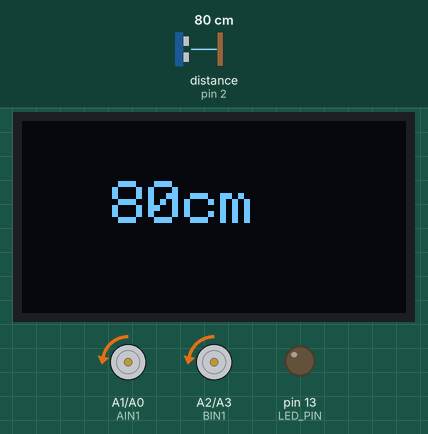
Bench run of a sketch on a simulated Arduino Uno, built with avr-gcc and run on an emulated ATmega328P. Parts: 128×64 one-colour display, motor-driver pin pairs drawn as motors (green arrow = first pin HIGH = forward, orange = second pin HIGH = backward, longer = more drive, scaled by the enable pin), output pins drawn as LEDs (lit = HIGH). Wiring (inferred from the names in the program): ultrasonic range finder: trigger pin 3; echo pin 2. Inputs (shaded band) come from the test bench; at power-on: distance to the obstacle (sensor on pin 2) 80 cm. The echo pulse lasts 58.3 µs per cm; pins used as bus, display or sensor lines are not drawn; what the sketch prints to the serial monitor is not drawn.

Above: at 1.2 s.
1.3 s: distance to the obstacle (sensor on pin 2) set to 4 cm
At 1.7 s:
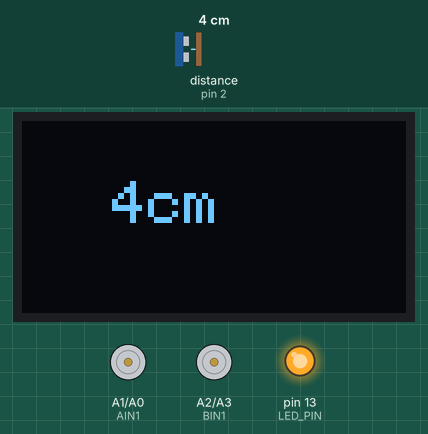
2.9 s: distance to the obstacle (sensor on pin 2) set to 2 cm
At 3.7 s:
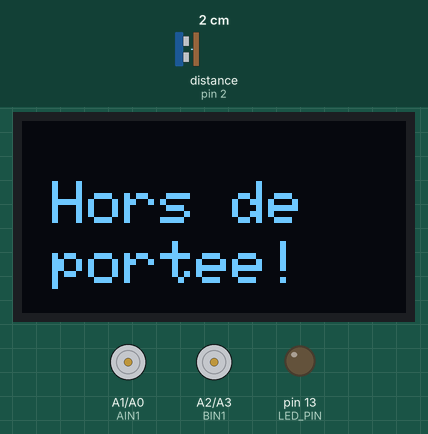
4.5 s: distance to the obstacle (sensor on pin 2) set to 120 cm
At 5.1 s:
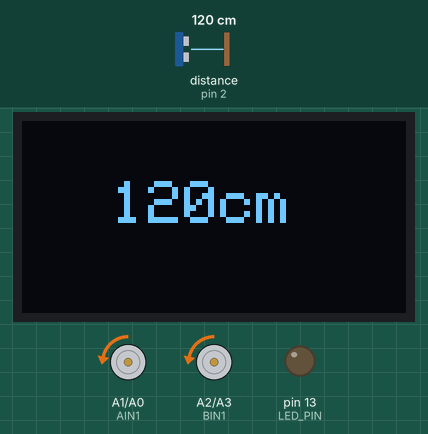
Timing chart, 0 to 7.5 s (numbered marks = the images above; inputs shaded):
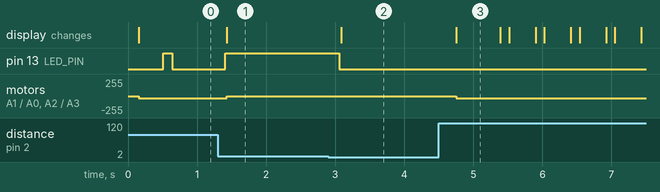

The sketch:

Aide_au_recul_fcts_arduino_interrupts.ino
```cpp
#include <Wire.h>
#include <Adafruit_GFX.h>
#include <Adafruit_SSD1306.h>

#define SCREEN_WIDTH 128
#define SCREEN_HEIGHT 64
#define OLED_RESET 9

#define ECHO   2
#define TRIG   3
#define PWMA   6
#define AIN2   A0
#define AIN1   A1
#define PWMB   5
#define BIN1   A2
#define BIN2   A3

#define LED_PIN 13  // LED intégrée sur Arduino UNO

volatile unsigned long start_time = 0;
volatile unsigned long echo_time = 0;
volatile bool new_measure = false;

float Distance = 0;

Adafruit_SSD1306 display(SCREEN_WIDTH, SCREEN_HEIGHT, &Wire, OLED_RESET);

void setup() {
  // ==== Moteurs ====
  pinMode(PWMB, OUTPUT);
  pinMode(BIN2, OUTPUT);
  pinMode(BIN1, OUTPUT);
  pinMode(PWMA, OUTPUT);
  pinMode(AIN2, OUTPUT);
  pinMode(AIN1, OUTPUT);
  analogWrite(PWMB, 30);
  analogWrite(PWMA, 30);

  // ==== Capteur ultrason ====
  pinMode(ECHO, INPUT);
  pinMode(TRIG, OUTPUT);
  attachInterrupt(digitalPinToInterrupt(ECHO), echo_change, CHANGE);

  // ==== OLED ====
  display.begin(SSD1306_SWITCHCAPVCC, 0x3D);
  display.clearDisplay();
  display.setTextSize(2);
  display.setTextColor(SSD1306_WHITE);

  // ==== LED ====
  pinMode(LED_PIN, OUTPUT);

  // ==== Série ====
  Serial.begin(9600);
}

void loop() {
  trigger_ultrasonic();
  delay(100);

  if (new_measure) {
    noInterrupts();
    float distance_cm = (float)echo_time / 58.0;
    new_measure = false;
    interrupts();

    Distance = distance_cm;

    // ==== Contrôle de la LED ====
    updateLED(Distance);

    // ==== Affichage OLED ====
    display.clearDisplay();
    display.setTextSize(2);
    display.setTextColor(SSD1306_WHITE);
    if (Distance > 2 && Distance < 400) {
      display.setCursor(30, 20);
      display.print(Distance, 0);
      display.println("cm");
    } else {
      display.setCursor(10, 20);
      display.println("Hors de");
      display.setCursor(10, 40);
      display.println("portee!");
    }
    display.display();

    // ==== Contrôle moteurs ====
    if (Distance > 10) {
      digitalWrite(AIN1, LOW);
      digitalWrite(AIN2, HIGH);
      digitalWrite(BIN1, LOW);
      digitalWrite(BIN2, HIGH);
    } else {
      digitalWrite(AIN1, LOW);
      digitalWrite(AIN2, LOW);
      digitalWrite(BIN1, LOW);
      digitalWrite(BIN2, LOW);
    }

    Serial.print("Distance: ");
    Serial.print(Distance);
    Serial.println(" cm");
  }
}

void updateLED(float distance) {
  static unsigned long previousMillis = 0;
  static bool ledState = false;
  unsigned long interval = 0;

  // Éteindre par défaut
  digitalWrite(LED_PIN, LOW);

  if (distance < 2 || distance > 400) {
    // Hors plage : éteinte
    return;
  }

  if (distance < 20) {
    // Moins de 20 cm : LED allumée en continu
    digitalWrite(LED_PIN, HIGH);
    return;
  }

  // Définir l'intervalle de clignotement selon la distance
  if (distance >= 100) {
    // ≥ 1 m : éteinte (ou très lent, ici éteinte)
    return;
  }
  else if (distance >= 50) {
    // 50–100 cm : lent → toutes les 800 ms
    interval = 500;
  }
  else if (distance >= 30) {
    // 30–50 cm : modéré → toutes les 400 ms
    interval = 150;
  }
  else if (distance >= 20) {
    // 20–30 cm : rapide → toutes les 150 ms
    interval = 50;
  }

  // Clignotement non bloquant
  unsigned long currentMillis = millis();
  if (currentMillis - previousMillis >= interval) {
    previousMillis = currentMillis;
    ledState = !ledState;
    digitalWrite(LED_PIN, ledState);
  }
}

// ---- Déclenchement ultrason ----
void trigger_ultrasonic() {
  digitalWrite(TRIG, LOW);
  delayMicroseconds(2);
  digitalWrite(TRIG, HIGH);
  delayMicroseconds(10);
  digitalWrite(TRIG, LOW);
}

// ---- Interruption ECHO ----
void echo_change() {
  if (digitalRead(ECHO) == HIGH) {
    start_time = micros();
  } else {
    echo_time = micros() - start_time;
    new_measure = true;
  }
}
```

Measured:
- the behaviour switches between 3 and 2 cm on distance to the obstacle (sensor on pin 2) (found by bisection; images 1 and 2)
- after the input at 1.3 s, motor on A1 (AIN1) / A0 (AIN2), motor on A2 (BIN1) / A3 (BIN2): backward 30/255 → stopped after 0.13 s; the display: changes after 0.13 s (image 1)
- after the input at 2.9 s, pin 13 (LED_PIN): HIGH → LOW after 0.16 s; the display: changes after 0.19 s (image 2)
- after the input at 4.5 s, motor on A1 (AIN1) / A0 (AIN2), motor on A2 (BIN1) / A3 (BIN2): stopped → backward 30/255 after 0.25 s; the display: changes after 0.25 s (image 3)
- what the display in image 3 shows lasts 0.6 s, from 4.8 s to 5.4 s
